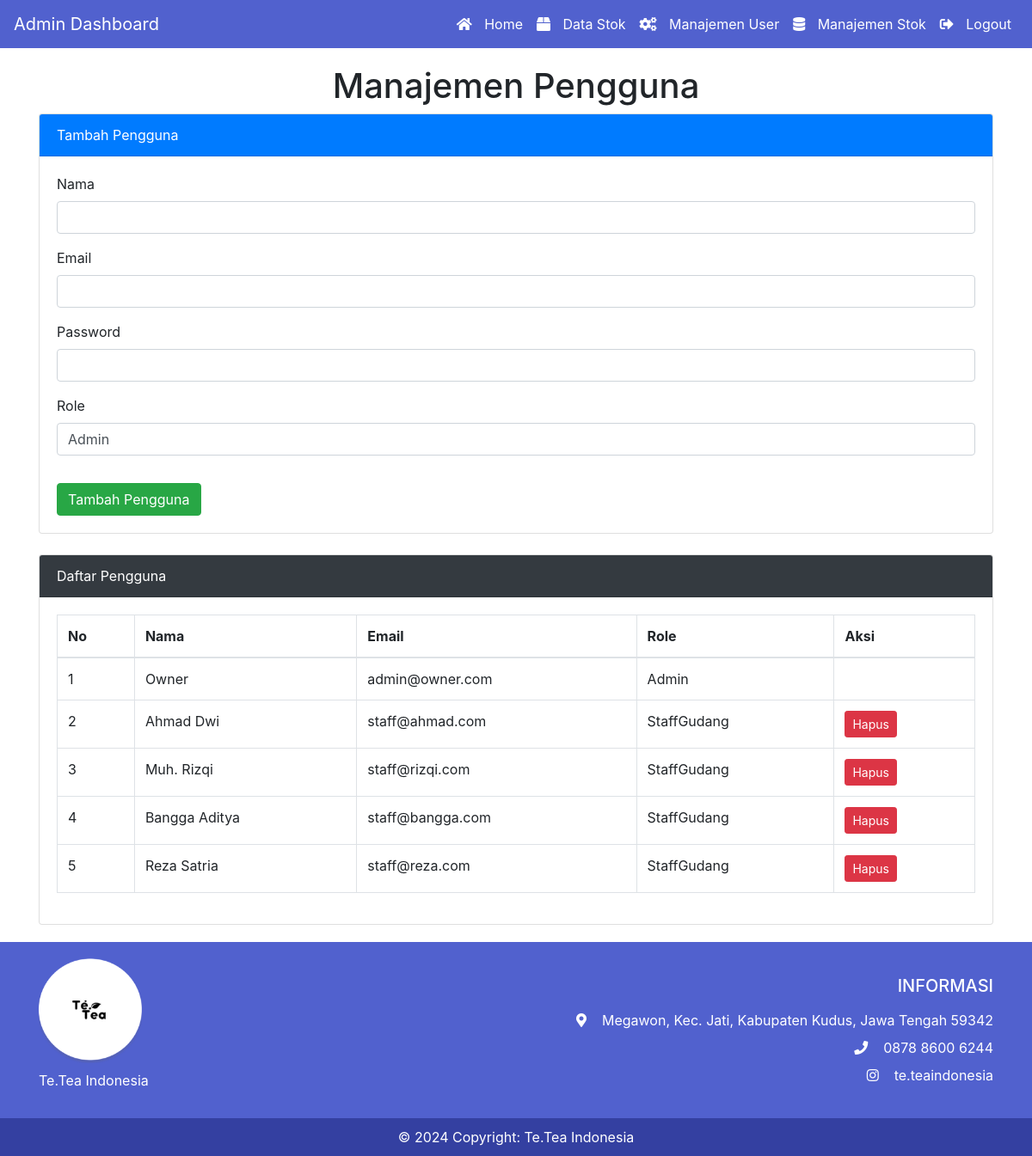
/admin/manajemen_user.php (signed in), run on the app's committed database.
### tables this page shows
CREATE TABLE `user` (
  `id_user` int NOT NULL,
  `nama` varchar(50) NOT NULL,
  `email` varchar(100) NOT NULL,
  `password` varchar(255) NOT NULL COMMENT 'Menyimpan hash password',
  `role` enum('Admin','StaffGudang') NOT NULL,
  `status` enum('Aktif','Nonaktif') DEFAULT 'Aktif',
  `created_at` datetime DEFAULT CURRENT_TIMESTAMP,
  `updated_at` datetime DEFAULT NULL ON UPDATE CURRENT_TIMESTAMP,
  `last_login` datetime DEFAULT NULL
);

### admin/manajemen_user.php (the view, shortened to what this page needs)
<?php
include('header.php');
?>
<div class="container">
    <h1 class="text-center">Manajemen Pengguna</h1>
    <div class="card mb-4">
        <div class="card-header bg-primary text-white">Tambah Pengguna</div>
        <div class="card-body">
            <form action="" method="post">
                <div class="form-group">
                    <label for="nama">Nama</label>
                    <input type="text" name="nama" id="nama" class="form-control" required>
                </div>
                <div class="form-group">
                    <label for="email">Email</label>
                    <input type="email" name="email" id="email" class="form-control" required>
                </div>
                <div class="form-group">
                    <label for="password">Password</label>
                    <input type="password" name="password" id="password" class="form-control" required>
                </div>
                <div class="form-group">
                    <label for="role">Role</label>
                    <select name="role" id="role" class="form-control" required>
                        <option value="Admin">Admin</option>
                    </select>
                </div>
                <button type="submit" name="add_user" class="btn btn-success mt-3">Tambah Pengguna</button>
            </form>
        </div>
    </div>
    <div class="card">
        <div class="card-header bg-dark text-white">Daftar Pengguna</div>
        <div class="card-body">
            <table class="table table-bordered">
                <thead>
                    <tr>
                        <th>No</th>
                        <th>Nama</th>
                        <th>Email</th>
                        <th>Role</th>
                        <th>Aksi</th>
                    </tr>
                </thead>
                <tbody>
                    <?php
                    $result = mysqli_query($conn, "SELECT * FROM user");
                    $no = 1;
                    while ($row = mysqli_fetch_assoc($result)) {
                        echo "<tr>";
                        echo "<td>" . $no++ . "</td>";
                        echo "<td>" . $row['nama'] . "</td>";
                        echo "<td>" . $row['email'] . "</td>";
                        echo "<td>" . $row['role'] . "</td>";
                        echo "<td>";
                        if ($_SESSION['id_user'] != $row['id_user']) {
                            echo '<form method="post" style="display:inline-block;">
                                    <input type="hidden" name="delete_user" value="' . $row['id_user'] . '">
                                    <button type="submit" class="btn btn-danger btn-sm" onclick="return confirm(\'Yakin ingin menghapus pengguna ini?\')">Hapus</button>
                                </form>';
                        }
                        echo "</td>";
                        echo "</tr>";
                    }
                    ?>
                </tbody>
            </table>
        </div>
    </div>
</div>
<?php
include('footer.php');
?>

### assets/css/head.css (style rules this page uses)
body { font-family: 'Roboto', sans-serif; }
* { margin: 0; padding: 0; }

### admin/header.php (style rules this page uses)
.container { margin-top: 20px; }

### data on the page
user: nama "Owner", email "admin@owner.com", role "Admin"
user: nama "Ahmad Dwi", email "staff@ahmad.com", role "StaffGudang"
user: nama "Muh. Rizqi", email "staff@rizqi.com", role "StaffGudang"
user: nama "Bangga Aditya", email "staff@bangga.com", role "StaffGudang"
user: nama "Reza Satria", email "staff@reza.com", role "StaffGudang"
